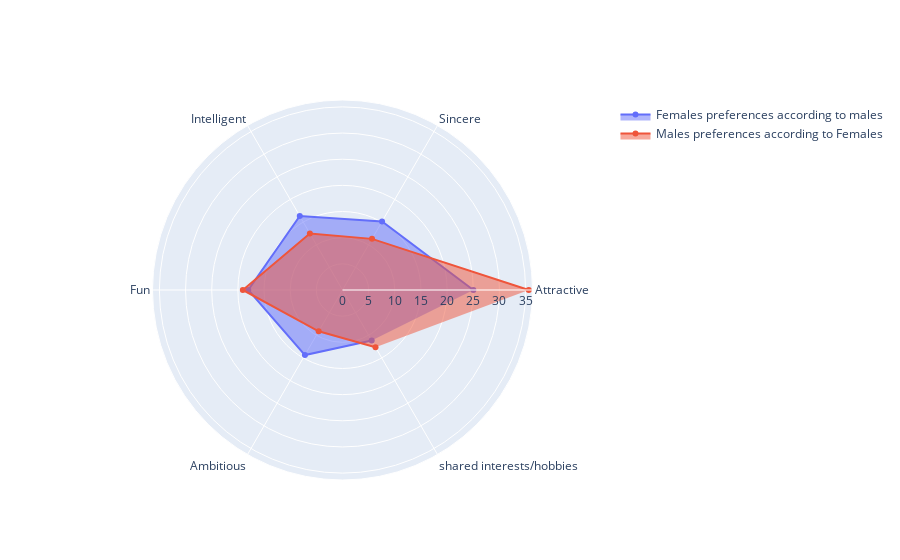

The cell this chart's notebook holds for it:
### Markdown cell above
Male prefer attractive women

### Code cell
c = ['attr2_1','sinc2_1', 'intel2_1', 'fun2_1', 'amb2_1', 'shar2_1' ]

fig = go.Figure()

fig.add_trace(go.Scatterpolar(
    r=hommes[c].mean(),
    theta=theta,
    fill='toself',
    name='Females preferences according to males'
))

fig.add_trace(go.Scatterpolar(
    r=femmes[c].mean(),
    theta=theta,
    fill='toself',
    name='Males preferences according to Females'
))

fig.show()

### Figure 1 — Plotly figure (JSON) as saved in the notebook; plotly's stock layout.template omitted (floating-point values rounded to 4 significant figures)
{"data": [{"fill": "toself", "name": "Females preferences according to males", "r": [25.01, 15.13, 16.33, 18.02, 14.36, 11.16], "theta": ["Attractive", "Sincere", "Intelligent", "Fun", "Ambitious", "shared interests/hobbies"], "type": "scatterpolar"}, {"fill": "toself", "name": "Males preferences according to Females", "r": [35.6, 11.28, 12.48, 19.05, 9.114, 12.63], "theta": ["Attractive", "Sincere", "Intelligent", "Fun", "Ambitious", "shared interests/hobbies"], "type": "scatterpolar"}], "layout": {"autosize": true, "polar": {"angularaxis": {"type": "category"}, "radialaxis": {"autorange": true, "range": [0, 36.62], "type": "linear"}}}}
